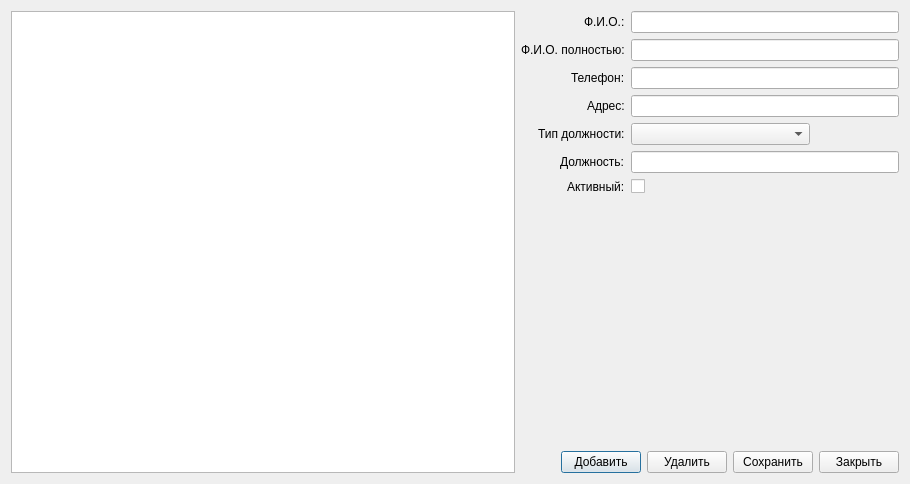
<?xml version="1.0" encoding="UTF-8"?>
<ui version="4.0">
 <class>CatEmployees</class>
 <widget class="QDialog" name="CatEmployees">
  <property name="geometry">
   <rect>
    <x>0</x>
    <y>0</y>
    <width>910</width>
    <height>484</height>
   </rect>
  </property>
  <property name="windowTitle">
   <string>Справочник сотрудников</string>
  </property>
  <property name="windowIcon">
   <iconset resource="Icons.qrc">
    <normaloff>:/icons/icons/group.png</normaloff>:/icons/icons/group.png</iconset>
  </property>
  <layout class="QGridLayout" name="gridLayout">
   <item row="2" column="1">
    <layout class="QHBoxLayout" name="horizontalLayout">
     <item>
      <spacer name="horizontalSpacer">
       <property name="orientation">
        <enum>Qt::Horizontal</enum>
       </property>
       <property name="sizeType">
        <enum>QSizePolicy::MinimumExpanding</enum>
       </property>
       <property name="sizeHint" stdset="0">
        <size>
         <width>40</width>
         <height>20</height>
        </size>
       </property>
      </spacer>
     </item>
     <item>
      <widget class="QPushButton" name="bAdd">
       <property name="text">
        <string>Добавить</string>
       </property>
       <property name="icon">
        <iconset>
         <normalon>:/icons/icons/user_add.png</normalon>
        </iconset>
       </property>
      </widget>
     </item>
     <item>
      <widget class="QPushButton" name="bDelete">
       <property name="text">
        <string>Удалить</string>
       </property>
       <property name="icon">
        <iconset>
         <normalon>:/icons/icons/user_delete.png</normalon>
        </iconset>
       </property>
      </widget>
     </item>
     <item>
      <widget class="QPushButton" name="bSave">
       <property name="text">
        <string>Сохранить</string>
       </property>
       <property name="icon">
        <iconset>
         <normalon>:/icons/icons/table_save.png</normalon>
        </iconset>
       </property>
      </widget>
     </item>
     <item>
      <widget class="QPushButton" name="bClose">
       <property name="text">
        <string>Закрыть</string>
       </property>
       <property name="icon">
        <iconset>
         <normalon>:/icons/icons/door_out.png</normalon>
        </iconset>
       </property>
      </widget>
     </item>
    </layout>
   </item>
   <item row="1" column="1">
    <spacer name="verticalSpacer">
     <property name="orientation">
      <enum>Qt::Vertical</enum>
     </property>
     <property name="sizeType">
      <enum>QSizePolicy::Expanding</enum>
     </property>
     <property name="sizeHint" stdset="0">
      <size>
       <width>40</width>
       <height>196</height>
      </size>
     </property>
    </spacer>
   </item>
   <item row="0" column="0" rowspan="3">
    <widget class="QTableView" name="tview">
     <property name="sizePolicy">
      <sizepolicy hsizetype="Expanding" vsizetype="Expanding">
       <horstretch>1</horstretch>
       <verstretch>0</verstretch>
      </sizepolicy>
     </property>
     <property name="maximumSize">
      <size>
       <width>767</width>
       <height>16777215</height>
      </size>
     </property>
     <property name="selectionMode">
      <enum>QAbstractItemView::SingleSelection</enum>
     </property>
     <property name="selectionBehavior">
      <enum>QAbstractItemView::SelectRows</enum>
     </property>
     <property name="horizontalScrollMode">
      <enum>QAbstractItemView::ScrollPerPixel</enum>
     </property>
     <property name="sortingEnabled">
      <bool>true</bool>
     </property>
     <property name="wordWrap">
      <bool>true</bool>
     </property>
    </widget>
   </item>
   <item row="0" column="1">
    <layout class="QFormLayout" name="formLayout">
     <property name="sizeConstraint">
      <enum>QLayout::SetNoConstraint</enum>
     </property>
     <property name="fieldGrowthPolicy">
      <enum>QFormLayout::ExpandingFieldsGrow</enum>
     </property>
     <property name="rowWrapPolicy">
      <enum>QFormLayout::DontWrapRows</enum>
     </property>
     <property name="labelAlignment">
      <set>Qt::AlignRight|Qt::AlignTrailing|Qt::AlignVCenter</set>
     </property>
     <property name="verticalSpacing">
      <number>6</number>
     </property>
     <item row="0" column="0">
      <widget class="QLabel" name="label">
       <property name="text">
        <string>Ф.И.О.:</string>
       </property>
      </widget>
     </item>
     <item row="0" column="1">
      <widget class="QLineEdit" name="eName">
       <property name="minimumSize">
        <size>
         <width>179</width>
         <height>0</height>
        </size>
       </property>
       <property name="maximumSize">
        <size>
         <width>349</width>
         <height>16777215</height>
        </size>
       </property>
      </widget>
     </item>
     <item row="1" column="0">
      <widget class="QLabel" name="label_2">
       <property name="text">
        <string>Ф.И.О. полностью:</string>
       </property>
      </widget>
     </item>
     <item row="1" column="1">
      <widget class="QLineEdit" name="eFullName">
       <property name="minimumSize">
        <size>
         <width>179</width>
         <height>0</height>
        </size>
       </property>
       <property name="maximumSize">
        <size>
         <width>349</width>
         <height>16777215</height>
        </size>
       </property>
      </widget>
     </item>
     <item row="2" column="0">
      <widget class="QLabel" name="label_7">
       <property name="text">
        <string>Телефон:</string>
       </property>
      </widget>
     </item>
     <item row="2" column="1">
      <widget class="QLineEdit" name="ePhone">
       <property name="minimumSize">
        <size>
         <width>179</width>
         <height>0</height>
        </size>
       </property>
       <property name="maximumSize">
        <size>
         <width>349</width>
         <height>16777215</height>
        </size>
       </property>
      </widget>
     </item>
     <item row="3" column="0">
      <widget class="QLabel" name="label_8">
       <property name="text">
        <string>Адрес:</string>
       </property>
      </widget>
     </item>
     <item row="3" column="1">
      <widget class="QLineEdit" name="eAddress">
       <property name="minimumSize">
        <size>
         <width>179</width>
         <height>0</height>
        </size>
       </property>
       <property name="maximumSize">
        <size>
         <width>349</width>
         <height>16777215</height>
        </size>
       </property>
      </widget>
     </item>
     <item row="4" column="0">
      <widget class="QLabel" name="label_3">
       <property name="text">
        <string>Тип должности:</string>
       </property>
      </widget>
     </item>
     <item row="4" column="1">
      <widget class="QComboBox" name="ePositionType">
       <property name="minimumSize">
        <size>
         <width>179</width>
         <height>0</height>
        </size>
       </property>
       <property name="maximumSize">
        <size>
         <width>349</width>
         <height>16777215</height>
        </size>
       </property>
       <property name="editable">
        <bool>false</bool>
       </property>
       <property name="insertPolicy">
        <enum>QComboBox::InsertAtTop</enum>
       </property>
       <property name="duplicatesEnabled">
        <bool>false</bool>
       </property>
      </widget>
     </item>
     <item row="5" column="0">
      <widget class="QLabel" name="label_4">
       <property name="text">
        <string>Должность:</string>
       </property>
      </widget>
     </item>
     <item row="5" column="1">
      <widget class="QLineEdit" name="ePosition">
       <property name="minimumSize">
        <size>
         <width>179</width>
         <height>0</height>
        </size>
       </property>
       <property name="maximumSize">
        <size>
         <width>349</width>
         <height>16777215</height>
        </size>
       </property>
      </widget>
     </item>
     <item row="6" column="0">
      <widget class="QLabel" name="label_5">
       <property name="text">
        <string>Активный:</string>
       </property>
      </widget>
     </item>
     <item row="6" column="1">
      <widget class="QCheckBox" name="eisActive">
       <property name="text">
        <string/>
       </property>
      </widget>
     </item>
    </layout>
   </item>
  </layout>
  <zorder>tview</zorder>
  <zorder>verticalSpacer</zorder>
  <zorder></zorder>
 </widget>
 <resources>
  <include location="Icons.qrc"/>
 </resources>
 <connections/>
</ui>
